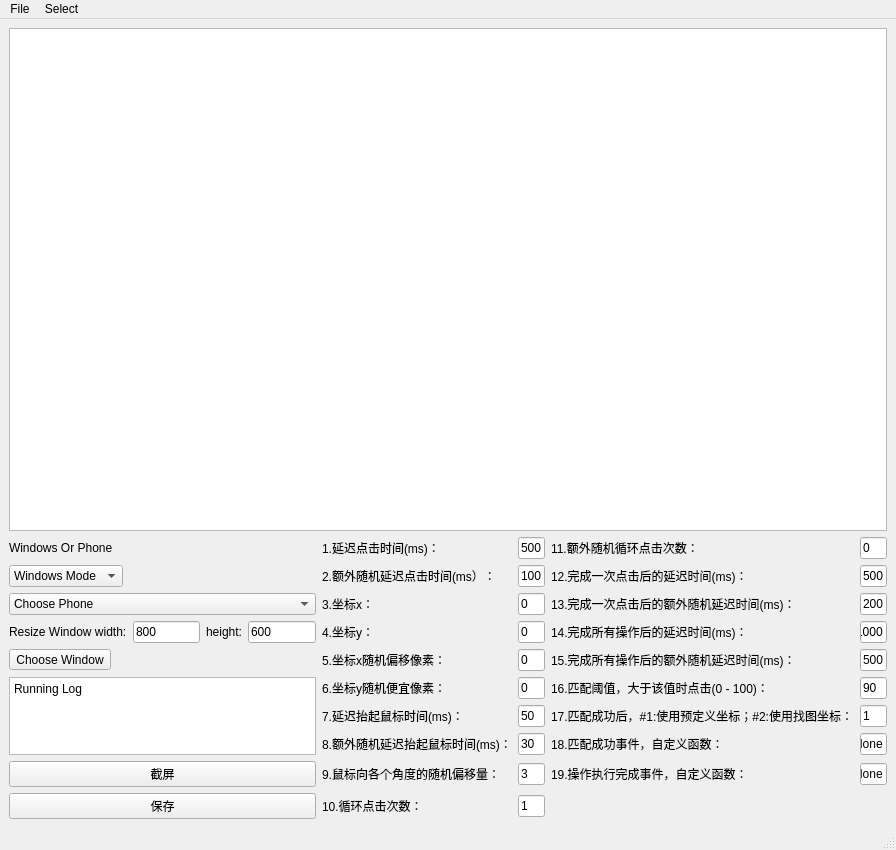
<?xml version="1.0" encoding="UTF-8"?>
<ui version="4.0">
 <class>MainWindow</class>
 <widget class="QMainWindow" name="MainWindow">
  <property name="geometry">
   <rect>
    <x>0</x>
    <y>0</y>
    <width>896</width>
    <height>850</height>
   </rect>
  </property>
  <property name="windowTitle">
   <string>CX10 commander</string>
  </property>
  <widget class="QWidget" name="centralwidget">
   <layout class="QVBoxLayout" name="verticalLayout">
    <item>
     <layout class="QHBoxLayout" name="horizontalLayout">
      <item>
       <widget class="EditorGraphicsView" name="graphicsView">
        <property name="sizePolicy">
         <sizepolicy hsizetype="Expanding" vsizetype="Expanding">
          <horstretch>0</horstretch>
          <verstretch>0</verstretch>
         </sizepolicy>
        </property>
       </widget>
      </item>
     </layout>
    </item>
    <item>
     <layout class="QGridLayout" name="gridLayout_2">
      <item row="2" column="3">
       <widget class="QLabel" name="label_12">
        <property name="text">
         <string>12.完成一次点击后的延迟时间(ms)：</string>
        </property>
       </widget>
      </item>
      <item row="9" column="2">
       <widget class="QLineEdit" name="randomOffsetWhenUp">
        <property name="text">
         <string>3</string>
        </property>
       </widget>
      </item>
      <item row="4" column="1">
       <widget class="QLabel" name="label_5">
        <property name="text">
         <string>4.坐标y：</string>
        </property>
       </widget>
      </item>
      <item row="7" column="1">
       <widget class="QLabel" name="label_8">
        <property name="text">
         <string>7.延迟抬起鼠标时间(ms)：</string>
        </property>
       </widget>
      </item>
      <item row="5" column="1">
       <widget class="QLabel" name="label_6">
        <property name="text">
         <string>5.坐标x随机偏移像素：</string>
        </property>
       </widget>
      </item>
      <item row="8" column="3">
       <widget class="QLabel" name="label_18">
        <property name="text">
         <string>18.匹配成功事件，自定义函数：</string>
        </property>
       </widget>
      </item>
      <item row="8" column="1">
       <widget class="QLabel" name="label_9">
        <property name="text">
         <string>8.额外随机延迟抬起鼠标时间(ms)：</string>
        </property>
       </widget>
      </item>
      <item row="7" column="2">
       <widget class="QLineEdit" name="delayUpTime">
        <property name="text">
         <string>50</string>
        </property>
       </widget>
      </item>
      <item row="8" column="4">
       <widget class="QLineEdit" name="matchEvent">
        <property name="text">
         <string>None</string>
        </property>
       </widget>
      </item>
      <item row="3" column="0">
       <widget class="QComboBox" name="choose_phone">
        <property name="sizePolicy">
         <sizepolicy hsizetype="Preferred" vsizetype="Fixed">
          <horstretch>0</horstretch>
          <verstretch>0</verstretch>
         </sizepolicy>
        </property>
        <item>
         <property name="text">
          <string>Choose Phone</string>
         </property>
        </item>
        <item>
         <property name="text">
          <string>123123</string>
         </property>
        </item>
        <item>
         <property name="text">
          <string>121111</string>
         </property>
        </item>
        <item>
         <property name="text">
          <string>345252</string>
         </property>
        </item>
       </widget>
      </item>
      <item row="6" column="2">
       <widget class="QLineEdit" name="randomBottomOffset">
        <property name="text">
         <string>0</string>
        </property>
       </widget>
      </item>
      <item row="2" column="4">
       <widget class="QLineEdit" name="loopDelayLeastTime">
        <property name="text">
         <string>500</string>
        </property>
       </widget>
      </item>
      <item row="5" column="4">
       <widget class="QLineEdit" name="endDelayRandomTime">
        <property name="text">
         <string>500</string>
        </property>
       </widget>
      </item>
      <item row="4" column="2">
       <widget class="QLineEdit" name="pos_y">
        <property name="text">
         <string>0</string>
        </property>
       </widget>
      </item>
      <item row="7" column="3">
       <widget class="QLabel" name="label_17">
        <property name="text">
         <string>17.匹配成功后，#1:使用预定义坐标；#2:使用找图坐标：</string>
        </property>
       </widget>
      </item>
      <item row="1" column="4">
       <widget class="QLineEdit" name="loopRandomCount">
        <property name="text">
         <string>0</string>
        </property>
       </widget>
      </item>
      <item row="1" column="1">
       <widget class="QLabel" name="label_2">
        <property name="text">
         <string>1.延迟点击时间(ms)：</string>
        </property>
       </widget>
      </item>
      <item row="7" column="4">
       <widget class="QLineEdit" name="useMatchingPosition">
        <property name="text">
         <string>1</string>
        </property>
       </widget>
      </item>
      <item row="4" column="3">
       <widget class="QLabel" name="label_14">
        <property name="text">
         <string>14.完成所有操作后的延迟时间(ms)：</string>
        </property>
       </widget>
      </item>
      <item row="2" column="0">
       <widget class="QComboBox" name="mode">
        <property name="sizePolicy">
         <sizepolicy hsizetype="Maximum" vsizetype="Fixed">
          <horstretch>0</horstretch>
          <verstretch>0</verstretch>
         </sizepolicy>
        </property>
        <item>
         <property name="text">
          <string>Windows Mode</string>
         </property>
        </item>
        <item>
         <property name="text">
          <string>Adb Mode</string>
         </property>
        </item>
       </widget>
      </item>
      <item row="2" column="2">
       <widget class="QLineEdit" name="randomDelayTime">
        <property name="text">
         <string>100</string>
        </property>
       </widget>
      </item>
      <item row="1" column="2">
       <widget class="QLineEdit" name="delayTime">
        <property name="text">
         <string>500</string>
        </property>
       </widget>
      </item>
      <item row="1" column="0">
       <widget class="QLabel" name="label">
        <property name="sizePolicy">
         <sizepolicy hsizetype="Maximum" vsizetype="Fixed">
          <horstretch>0</horstretch>
          <verstretch>0</verstretch>
         </sizepolicy>
        </property>
        <property name="text">
         <string>Windows Or Phone</string>
        </property>
       </widget>
      </item>
      <item row="5" column="3">
       <widget class="QLabel" name="label_15">
        <property name="text">
         <string>15.完成所有操作后的额外随机延迟时间(ms)：</string>
        </property>
       </widget>
      </item>
      <item row="3" column="4">
       <widget class="QLineEdit" name="loopDelayRandomTime">
        <property name="text">
         <string>200</string>
        </property>
       </widget>
      </item>
      <item row="3" column="3">
       <widget class="QLabel" name="label_13">
        <property name="text">
         <string>13.完成一次点击后的额外随机延迟时间(ms)：</string>
        </property>
       </widget>
      </item>
      <item row="3" column="2">
       <widget class="QLineEdit" name="pos_x">
        <property name="text">
         <string>0</string>
        </property>
       </widget>
      </item>
      <item row="1" column="3">
       <widget class="QLabel" name="label_11">
        <property name="text">
         <string>11.额外随机循环点击次数：</string>
        </property>
       </widget>
      </item>
      <item row="6" column="1">
       <widget class="QLabel" name="label_7">
        <property name="text">
         <string>6.坐标y随机便宜像素：</string>
        </property>
       </widget>
      </item>
      <item row="5" column="2">
       <widget class="QLineEdit" name="randomRightOffset">
        <property name="text">
         <string>0</string>
        </property>
       </widget>
      </item>
      <item row="9" column="3">
       <widget class="QLabel" name="label_19">
        <property name="text">
         <string>19.操作执行完成事件，自定义函数：</string>
        </property>
       </widget>
      </item>
      <item row="6" column="3">
       <widget class="QLabel" name="label_16">
        <property name="text">
         <string>16.匹配阈值，大于该值时点击(0 - 100)：</string>
        </property>
       </widget>
      </item>
      <item row="4" column="4">
       <widget class="QLineEdit" name="endDelayLeastTime">
        <property name="text">
         <string>1000</string>
        </property>
       </widget>
      </item>
      <item row="2" column="1">
       <widget class="QLabel" name="label_3">
        <property name="text">
         <string>2.额外随机延迟点击时间(ms）：</string>
        </property>
       </widget>
      </item>
      <item row="9" column="1">
       <widget class="QLabel" name="label_10">
        <property name="text">
         <string>9.鼠标向各个角度的随机偏移量：</string>
        </property>
       </widget>
      </item>
      <item row="8" column="2">
       <widget class="QLineEdit" name="delayRandomUpTime">
        <property name="text">
         <string>30</string>
        </property>
       </widget>
      </item>
      <item row="6" column="4">
       <widget class="QLineEdit" name="threshold">
        <property name="text">
         <string>90</string>
        </property>
       </widget>
      </item>
      <item row="3" column="1">
       <widget class="QLabel" name="label_4">
        <property name="text">
         <string>3.坐标x：</string>
        </property>
       </widget>
      </item>
      <item row="9" column="4">
       <widget class="QLineEdit" name="finishEvent">
        <property name="text">
         <string>None</string>
        </property>
       </widget>
      </item>
      <item row="10" column="1">
       <widget class="QLabel" name="label_20">
        <property name="text">
         <string>10.循环点击次数：</string>
        </property>
       </widget>
      </item>
      <item row="10" column="2">
       <widget class="QLineEdit" name="loopLeastCount">
        <property name="text">
         <string>1</string>
        </property>
       </widget>
      </item>
      <item row="10" column="0">
       <widget class="QPushButton" name="save_template">
        <property name="text">
         <string>保存</string>
        </property>
       </widget>
      </item>
      <item row="9" column="0">
       <widget class="QPushButton" name="screentshot">
        <property name="text">
         <string>截屏</string>
        </property>
       </widget>
      </item>
      <item row="6" column="0" rowspan="3">
       <widget class="QTextBrowser" name="runningLog">
        <property name="html">
         <string>&lt;!DOCTYPE HTML PUBLIC &quot;-//W3C//DTD HTML 4.0//EN&quot; &quot;http://www.w3.org/TR/REC-html40/strict.dtd&quot;&gt;
&lt;html&gt;&lt;head&gt;&lt;meta name=&quot;qrichtext&quot; content=&quot;1&quot; /&gt;&lt;style type=&quot;text/css&quot;&gt;
p, li { white-space: pre-wrap; }
&lt;/style&gt;&lt;/head&gt;&lt;body style=&quot; font-family:'SimSun'; font-size:9pt; font-weight:400; font-style:normal;&quot;&gt;
&lt;p style=&quot; margin-top:0px; margin-bottom:0px; margin-left:0px; margin-right:0px; -qt-block-indent:0; text-indent:0px;&quot;&gt;Running Log&lt;/p&gt;&lt;/body&gt;&lt;/html&gt;</string>
        </property>
       </widget>
      </item>
      <item row="4" column="0">
       <layout class="QHBoxLayout" name="horizontalLayout_3">
        <item>
         <widget class="QLabel" name="label_21">
          <property name="text">
           <string>Resize Window width:</string>
          </property>
         </widget>
        </item>
        <item>
         <widget class="QLineEdit" name="width">
          <property name="text">
           <string>800</string>
          </property>
         </widget>
        </item>
        <item>
         <widget class="QLabel" name="label_22">
          <property name="text">
           <string>height:</string>
          </property>
         </widget>
        </item>
        <item>
         <widget class="QLineEdit" name="height">
          <property name="text">
           <string>600</string>
          </property>
         </widget>
        </item>
       </layout>
      </item>
      <item row="5" column="0">
       <widget class="QToolButton" name="choose_window">
        <property name="text">
         <string>Choose Window</string>
        </property>
       </widget>
      </item>
     </layout>
    </item>
   </layout>
  </widget>
  <widget class="QMenuBar" name="menubar">
   <property name="geometry">
    <rect>
     <x>0</x>
     <y>0</y>
     <width>896</width>
     <height>23</height>
    </rect>
   </property>
   <widget class="QMenu" name="menuFile">
    <property name="title">
     <string>File</string>
    </property>
    <addaction name="actionNew_Process"/>
    <addaction name="openProcess"/>
   </widget>
   <widget class="QMenu" name="menuView">
    <property name="title">
     <string>Select</string>
    </property>
   </widget>
   <addaction name="menuFile"/>
   <addaction name="menuView"/>
  </widget>
  <widget class="QStatusBar" name="statusbar"/>
  <action name="actionNew_Process">
   <property name="text">
    <string>New Process</string>
   </property>
  </action>
  <action name="openProcess">
   <property name="text">
    <string>Open Process</string>
   </property>
  </action>
  <action name="actionSave_Process">
   <property name="text">
    <string>Save Process</string>
   </property>
  </action>
 </widget>
 <customwidgets>
  <customwidget>
   <class>EditorGraphicsView</class>
   <extends>QGraphicsView</extends>
   <header>editorgraphicsview.h</header>
  </customwidget>
 </customwidgets>
 <resources/>
 <connections/>
</ui>
